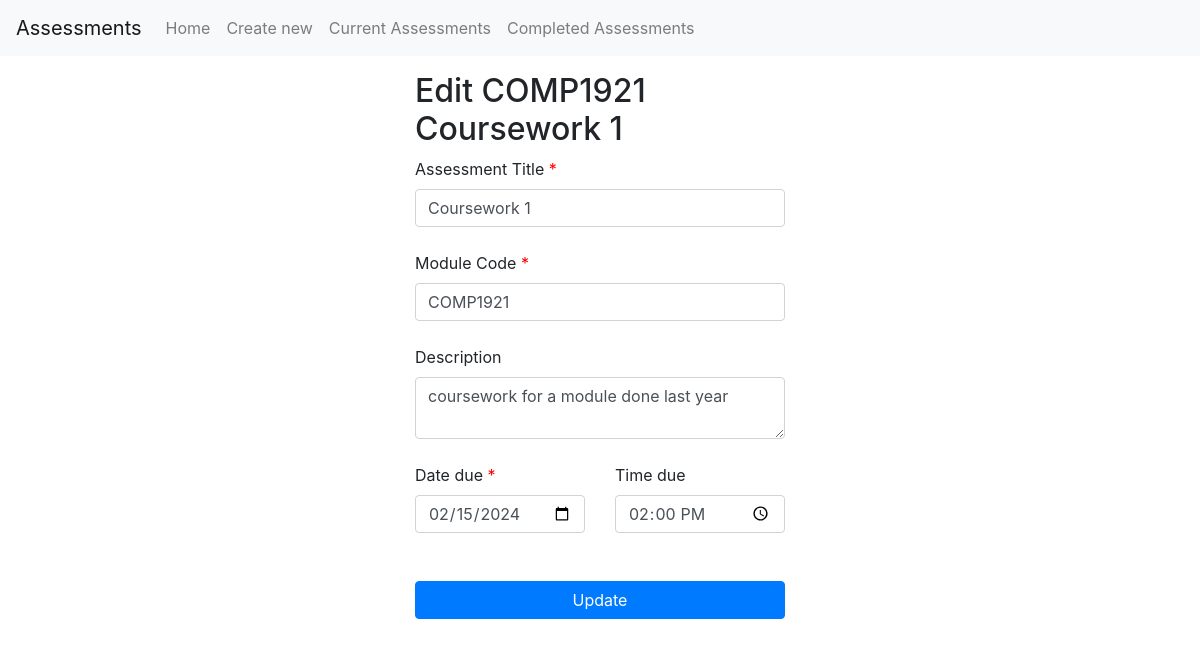
/edit/6, run on the app's committed database.
### app/models.py (models this page shows)
class Assessment(db.Model):
    id = db.Column(db.Integer, primary_key=True)
    title = db.Column(db.String(80), nullable=False)
    module = db.Column(db.String(10), nullable=False)
    deadline = db.Column(db.DateTime)
    description = db.Column(db.String(500))
    completed = db.Column(db.Boolean, default=False)

### app/views.py (the view, shortened to what this page needs)
@app.route('/edit', methods=['GET', 'POST'])
@app.route('/edit/<int:assessmentId>', methods=['GET', 'POST'])
def editAssessment(assessmentId=None):
    if assessmentId == None:
        return redirect("/")
    assessment = db.session.execute(db.select(Assessment).filter_by(id=assessmentId)).scalar()
    assessment_data = {
        "title": assessment.title,
        "module": assessment.module,
        "description": assessment.description,
        "dueDate": assessment.deadline.date(),
        "dueTime": assessment.deadline.time()
    }
    form = AssessmentForm(data=assessment_data)
    return render_template("assessmentForm.html",
                           title="Edit Assessment",
                           action="edit", # can be (create, edit)
                           assessment=formatAssessment(assessment),
                           form=form
                           )

### app/forms.py
class AssessmentForm(FlaskForm):
    title = StringField("Assessment Title", validators=[DataRequired()])
    module = StringField("Module Code", validators=[DataRequired()])
    description = TextAreaField("Description")
    dueDate = DateField("Date due", validators=[DataRequired()])
    dueTime = TimeField("Time due", default=datetime.time(0, 0))

### app/views.py (called while the page is built)
def formatAssessment(assessment):
    return {
            "id": assessment.id,
            "title": assessment.title,
            "module": assessment.module,
            "description": assessment.description,
            "dueDate": assessment.deadline.strftime("%d/%m/%Y"),
            "dueTime": assessment.deadline.strftime("%H:%M"),
            "completed": assessment.completed
        }

### app/templates/assessmentForm.html
{% extends "base.html" %} {% macro required() -%}
<span style="color: red"> *</span>
{%- endmacro %} {% block content %}
<div class="container-fluid">
  <div class="row">
    <div class="col-12 col-md-3 col-xl-4"></div>
    <div class="col-12 col-md-6 col-xl-4">
      {% if action=="create" %}
      <h2>Create a new Assessment</h2>
      {% else %}
      <h2>Edit {{ assessment.module }} {{ assessment.title }}</h2>
      {% endif %}
      <form action="" method="post" name="assessmentForm">
        {{ form.hidden_tag() }} {{ form.title.label}} {{ required() }} {{
        form.title(class_='form-control') }}
        <br />
        {{ form.module.label }} {{ required() }} {{
        form.module(class_='form-control')}}
        <br />
        {{ form.description.label}} {{ form.description(class_='form-control')}}
        <br />
        <div class="row">
          <div class="col-6">
            {{ form.dueDate.label }} {{ required() }} {{
            form.dueDate(class_='form-control') }}
          </div>
          <div class="col-6">
            {{ form.dueTime.label }} {{ form.dueTime(class='form-control') }}
          </div>
        </div>
        <br /><br />
        <input type="submit" value="{% if action=="create" %}Create{% else
        %}Update{% endif %}" class="btn btn-primary btn-block" />
      </form>
    </div>
  </div>
</div>
{% endblock content %}

### data on the page
Assessment: module "COMP1921", title "Coursework 1", description "coursework for a module done last year"
